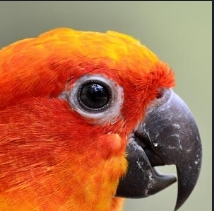
#> input picture modules/Image-Segmentation-and-Clustering/Resources/image.jpg, 214 x 211 px, found by its file name
$ python region_growing.py
#> lines starting #> are read from the running program, lines starting #| are printed output that depends on the picture; after the words box and inside, x2 and y2 are one past the last pixel; in counts of white or black regions, pixels touching at a corner belong together
import numpy as np
import cv2

def region_growing(image, seed_point, threshold):
    """
    Performs region growing on an image.

    Args:
    image: The input image.
    seed_point: The coordinates of the seed point.
    threshold: The similarity threshold.

    Returns:
    A binary mask representing the segmented region.
    """
    rows, cols = image.shape
    mask = np.zeros_like(image)
    queue = [seed_point]

    while queue:
        x, y = queue.pop(0)
        if mask[x, y] == 0:
            mask[x, y] = 1
            neighbors = [(x+1, y), (x-1, y), (x, y+1), (x, y-1)]
            for nx, ny in neighbors:
                if 0 <= nx < rows and 0 <= ny < cols and abs(image[x, y] - image[nx, ny]) <= threshold:
                    queue.append((nx, ny))

    return mask

# Example usage
image = cv2.imread("./Image-Segmentation-and-Clustering/Resources/image.jpg", 0)
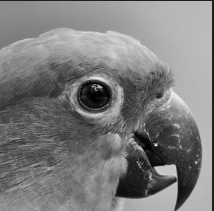
#> image: shape (211, 214); min 0, max 239, mean 125.1
seed_point = (100, 100)
threshold = 10
mask = region_growing(image, seed_point, threshold)
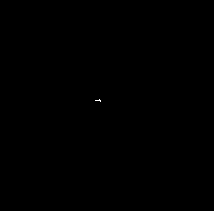
#> mask: shape (211, 214); values 0 (black) and 1 (white), 0.02% white in thin lines or dots, all inside (x1, y1, x2, y2) = (95, 99, 101, 102)

# Display the result
cv2.imshow("Region Growing", mask)
cv2.waitKey(0)
cv2.destroyAllWindows()
